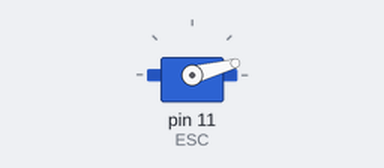
A sketch run on a simulated Arduino Uno, built with avr-gcc and run on an emulated ATmega328P. On the bench: servo.

Above: at 0.1 s.
Timing chart, 0 to 1.6 s (numbered marks = the images above):
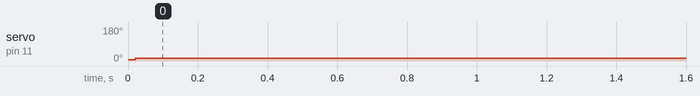

The sketch:

brushless_dc_test.ino
```cpp
/*
        Arduino Brushless Motor Control
     by Dejan, https://howtomechatronics.com
*/
#include <Servo.h>

Servo ESC;     // create servo object to control the ESC

//int potValue;  // value from the analog pin

void setup() {

  //Serial.begin(9600);

  // Attach the ESC on pin 9
  ESC.attach(11, 1000, 2000); // (pin, min pulse width, max pulse width in microseconds)
  //ESC.attach(9);
  ESC.write(7);
  delay(20);

}

void loop() {

  //potValue = analogRead(A0);   // reads the value of the potentiometer (value between 0 and 1023)
  //potValue = map(potValue, 0, 1023, 0, 180);   // scale it to use it with the servo library (value between 0 and 180)
  ESC.write(15);    // Send the signal to the ESC
  //Serial.println(potValue);
}
```

Measured:
- by itself, servo on pin 11 (ESC): 7° → 15° at 0.02 s
